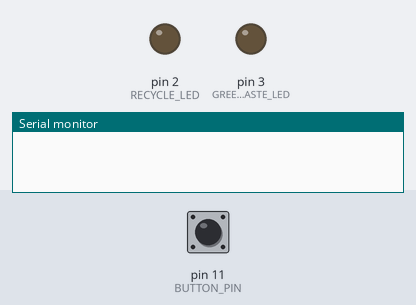
This sketch was run on a simulated Arduino Uno, built with avr-gcc and run on an emulated ATmega328P. Shown: output pins drawn as LEDs (lit = HIGH), the last lines printed to the serial monitor. Dashed ring = blinking. The test bench sets the inputs (shaded band); at power-on: pin 11 (BUTTON_PIN) LOW. The local clock reads 2024-03-15 10:24:30 at power-on unless the sketch sets it.

Above: at 1.2 s.
1.3 s: pin 11 (BUTTON_PIN) pulled HIGH for 0.15 s
At 1.4 s:
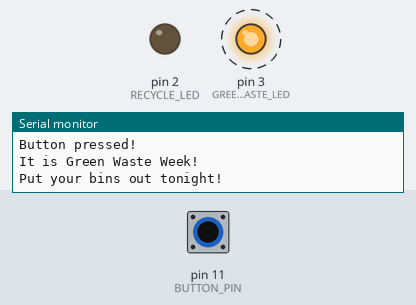
4.3 s: pin 11 (BUTTON_PIN) pulled HIGH for 1 s
At 6.4 s:
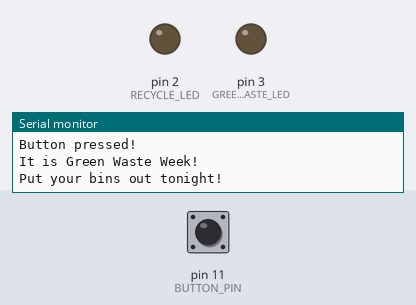
7.3 s: pin 11 (BUTTON_PIN) pulled HIGH for 3.2 s
At 7.42 s:
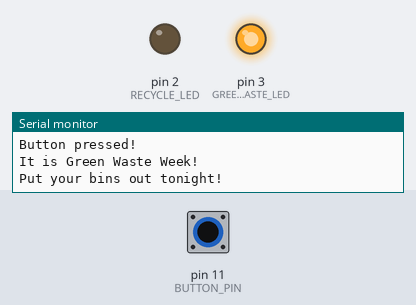
Timing chart, 0 to 12.7 s (numbered marks = the images above; inputs shaded):
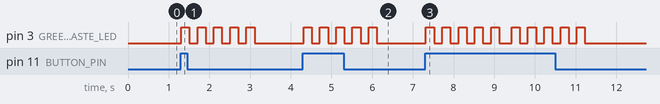

Measured:
- after the input at 1.3 s, pin 3 (GREENWASTE_LED): alternates HIGH for 0.20 s and LOW for 0.20 s, 10 changes in all, then stays LOW, starting at once
- after the input at 4.3 s, pin 3 (GREENWASTE_LED): alternates HIGH for 0.20 s and LOW for 0.20 s, 10 changes in all, then stays LOW, starting at once
- after the input at 7.3 s, pin 3 (GREENWASTE_LED): goes 4 × (HIGH 0.20 s, LOW 0.20 s), HIGH 0.20 s, LOW 0.31 s, 4 × (HIGH 0.20 s, LOW 0.20 s), HIGH 0.20 s, then LOW, starting at once

The sketch:

6-BinReminder_PIR.ino
```cpp
// Test some date and time functions on the RTC module
#include <Wire.h>
#include "RTClib.h"

// The TinyRTC uses the DS1307 RTC chip
RTC_DS1307 rtc;

// Set some constants for the LED pins
#define RECYCLE_LED 2
#define GREENWASTE_LED 3

// Set a constant for the button pin
#define BUTTON_PIN 11

// Set our known recycling day
const DateTime KNOWN_RECYCLE_DAY = DateTime(2018, 6, 27, 0, 0, 0);

// Set the bin collection day
const int BIN_DAY = KNOWN_RECYCLE_DAY.dayOfTheWeek();

// This code is executed only once
void setup() {
  // Set the serial port baud rate so we can send some data back to the IDE
  Serial.begin(57600);

  // Check if we have a working RTC
  if(!rtc.begin()) {
    Serial.println("The RTC is not responding!");
    // Loop forever so nothing else will happen
    while(1);
  }

  // When a sketch is compiled, the constants __DATE__ and __TIME__ are set to
  // the compilation time
  // Let's set the RTC date and time to the compilation time of this sketch
  rtc.adjust(DateTime(F(__DATE__), F(__TIME__)));

  // Set the bin LED pins for output, so we can turn them on or off
  pinMode(RECYCLE_LED, OUTPUT);
  pinMode(GREENWASTE_LED, OUTPUT);

  // Set the button pin for input, so we can check when it has been pressed
  pinMode(BUTTON_PIN, INPUT);
}

// Check if today is bin day, and if so, which bins are due to be put out?
void checkBinDay() {
  // Get today's date and the day of the week
  DateTime now = rtc.now();
  int dayOfWeek = now.dayOfTheWeek();

  // Which LED will we light?
  int binLED = RECYCLE_LED;

  // Count how many weeks since our known bin day
  int weeks = week_diff(now - TimeSpan(1, 0, 0, 0), KNOWN_RECYCLE_DAY);

  if((weeks % 2) == 0) {
    Serial.println("It is Green Waste Week!");
    binLED = GREENWASTE_LED;
  } else {
    Serial.println("It is Recycling Week!");
    binLED = RECYCLE_LED;
  }

  // Set a variable to determine how many times to flash the LED
  // A flashRate of 0 will keep the LED on, 5 will flash 5 times, etc.
  int flashRate = 0;

  if((BIN_DAY - now.dayOfTheWeek()) % 7 == 1) {
    // Tonight is bin night, so flash the LED 5 times
    flashRate = 5;
    Serial.println("Put your bins out tonight!");
  } else if (BIN_DAY == now.dayOfTheWeek()) {
    // Today is bin _day_, so flash the LED 10 times
    flashRate = 10;
    Serial.println("Oops! You missed bin night!");
  } else {
    // It is not bin night, so let’s do nothing
    return;
  }

  // Flash the appropriate LED for 2 seconds
  flashLED(binLED, flashRate, 2000);
}

// Flash an LED flashRate times over flashMillis milliseconds
void flashLED(int ledPin, int flashRate, int flashMillis) {
  digitalWrite(ledPin, HIGH);

  if(flashRate > 0) {
    // Flash the LED a number of times
    for(int i=0; i < flashRate; i++) {
      delay((flashMillis / 2) / flashRate);
      digitalWrite(ledPin, LOW);
      delay((flashMillis / 2) / flashRate);
      digitalWrite(ledPin, HIGH);
    }
  } else {
    // Just leave the LED on for the entire duration
    delay(flashMillis);
  }

  // Make sure the LED is off when we are done
  digitalWrite(ledPin, LOW);
}

// Calculate the number of weeks between two dates
int week_diff(DateTime d1, DateTime d2) {
  TimeSpan ts = d1 - d2;
  int days = ts.days();

  return (days/7);
}

void loop() {
  // Check for button press
  if(digitalRead(BUTTON_PIN) == HIGH) {
    Serial.println("Button pressed!");
    checkBinDay();
  }

  delay(100);
}
```
